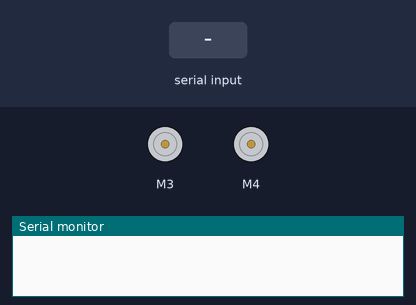
Recording of a sketch running on a simulated Arduino Uno, built with avr-gcc and run on an emulated ATmega328P. Shown: 2 × DC motor (green arrow = forward, orange = backward, longer = faster), the last lines printed to the serial monitor. The inputs (shaded band) are chosen by the test bench.

Above: at 1.2 s.
1.3 s: "f" received over Serial
At 2.3 s:
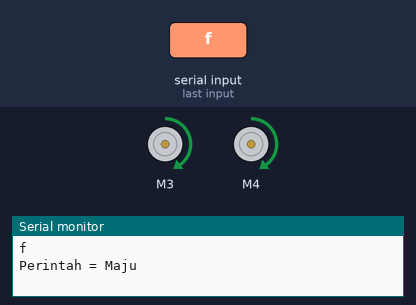
2.8 s: "b" received over Serial
At 3.4 s:
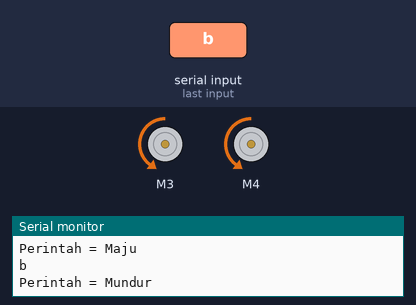
4.3 s: "l" received over Serial
At 4.6 s:
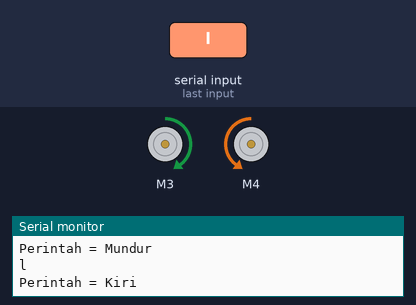
5.8 s: "r" received over Serial
At 6.9 s:
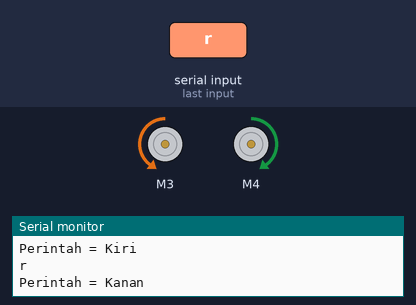
7.3 s: "0" received over Serial
At 8.1 s:
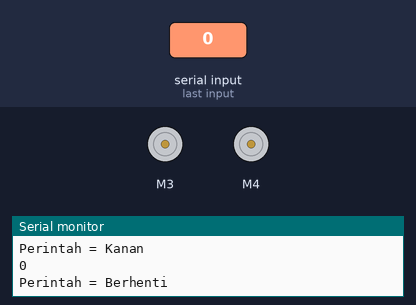
8.8 s: "F" received over Serial
At 9.2 s:
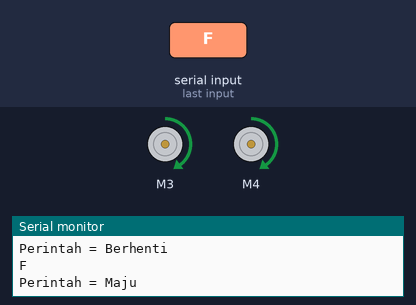
Timing chart, 0 to 11.3 s (numbered marks = the images above; inputs shaded):
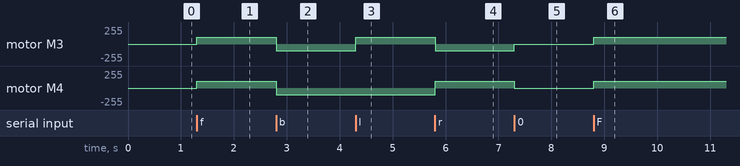

The sketch:

RC_Bluetooth.ino
```cpp
#include <SoftwareSerial.h>
#include <AFMotor.h>

char val;
AF_DCMotor motor3(3, MOTOR12_64KHZ); //Jadikan motor kiri, 642hHZ
AF_DCMotor motor4(4, MOTOR12_64KHZ);
const int kec = 100;
const int MAIN_LOOP_DELAY = 0;
void handleSerialInput(char data) {
  switch (data) {
    case 'f':
    case 'F':
      Serial.print("Perintah = ");
      Serial.println("Maju");
       motor3.setSpeed(kec);
       motor3.run(FORWARD);
       motor4.setSpeed(kec);
       motor4.run(FORWARD);
      break;
    case 'b':
    case 'B':
      Serial.print("Perintah = ");
      Serial.println("Mundur");
       motor3.setSpeed(kec);
       motor3.run(BACKWARD);
       motor4.setSpeed(kec);
       motor4.run(BACKWARD);
      break;
    case 'l':
    case 'L':
      Serial.print("Perintah = ");
      Serial.println("Kiri");
       motor3.setSpeed(kec);
       motor3.run(FORWARD);
       motor4.setSpeed(kec);
       motor4.run(BACKWARD);
      break;
    case 'r':
    case 'R':
      Serial.print("Perintah = ");
      Serial.println("Kanan");
       motor3.setSpeed(kec);
       motor3.run(BACKWARD);
       motor4.setSpeed(kec);
       motor4.run(FORWARD);
      break;
    case '0':
      Serial.print("Perintah = ");
      Serial.println("Berhenti");
       motor3.setSpeed(kec);
       motor3.run(RELEASE);
       motor4.setSpeed(kec);
       motor4.run(RELEASE);
      break;
    default:
      break;
  }
}

void setup() {
  Serial.begin(9600);
}

void loop() {
  if (Serial.available() > 0) {
    char data = Serial.read();
    Serial.println(data);
    handleSerialInput(data);
  }

}
```

Measured:
- after the input at 1.3 s, motor M3, motor M4: stopped → forward 100/255 at once
- after the input at 2.8 s, motor M3, motor M4: forward 100/255 → backward 100/255 at once
- after the input at 4.3 s, motor M3: backward 100/255 → forward 100/255 at once
- after the input at 5.8 s, motor M3: forward 100/255 → backward 100/255 at once; motor M4: backward 100/255 → forward 100/255 at once
- after the input at 7.3 s, motor M3: backward 100/255 → stopped at once; motor M4: forward 100/255 → stopped at once
- after the input at 8.8 s, motor M3, motor M4: stopped → forward 100/255 at once
